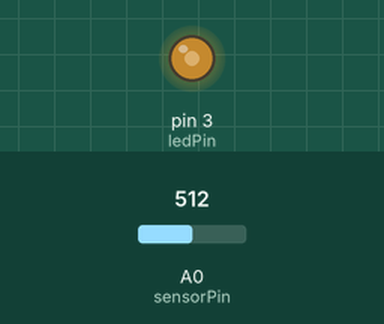
The sketch below on a simulated Arduino Uno, built with avr-gcc and run on an emulated ATmega328P. On the bench: output pins drawn as LEDs (lit = HIGH). The test bench sets the inputs (shaded band); at power-on: A0 (sensorPin) = 512.

Above: at 1.2 s.
1.3 s: A0 (sensorPin) set to 716
At 1.7 s:
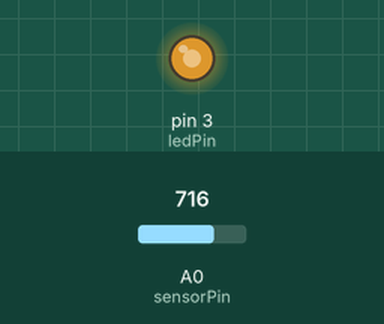
2.8 s: A0 (sensorPin) set to 900
At 4.0 s:
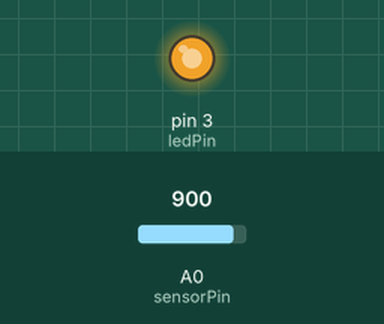
4.3 s: A0 (sensorPin) set to 122
At 5.1 s:
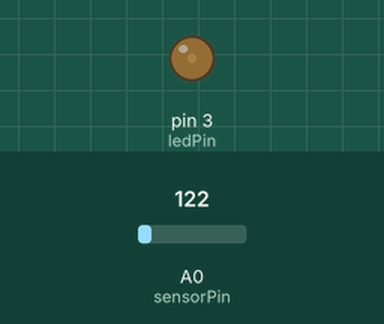
5.8 s: A0 (sensorPin) set to 0
At 6.3 s:
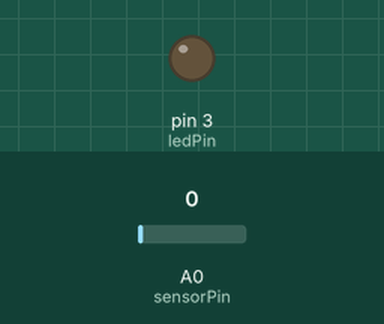
7.3 s: A0 (sensorPin) set to 511
At 8.6 s:
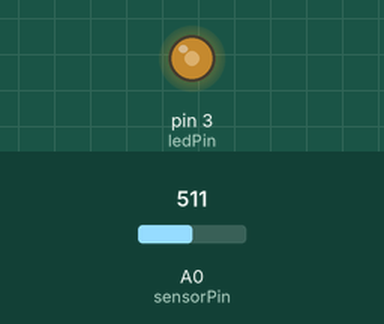
Timing chart, 0 to 9.8 s (numbered marks = the images above; inputs shaded):
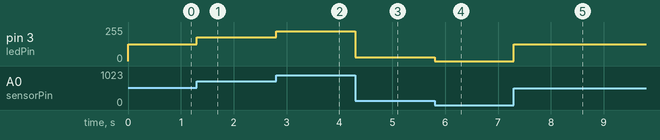

Measured:
- after the input at 1.3 s, pin 3 (ledPin): 127/255 → 178/255 at once
- after the input at 2.8 s, pin 3 (ledPin): 178/255 → 224/255 at once
- after the input at 4.3 s, pin 3 (ledPin): 224/255 → 30/255 at once
- after the input at 5.8 s, pin 3 (ledPin): 30/255 → 0/255 at once
- after the input at 7.3 s, pin 3 (ledPin): 0/255 → 127/255 at once

The sketch:

p13_potenziometro_e_led.ino
```cpp
/*
 * Utilizzo di potenziometro per pilotare l'accensione e spegnimento graduale di un led
 */

const int sensorPin = A0;                       // dichiara il pin del potenziometro (analogico)
const int ledPin = 3;                           // dichiara il pin del led (digitale)
int sensorValue = 0;                            // dichiara il valore del sensore
int ledValue = 0;                               // dichiara il valore del led

void setup() {
pinMode (ledPin, OUTPUT);                       // imposta il pin del led come output
}

void loop() {
sensorValue = analogRead(sensorPin);            // assegna il valore del potenziometro al sensore
ledValue = map(sensorValue, 0, 1023, 0, 255);   // converte mediante mappa il valore da 0-255 a 0-1023
analogWrite (ledPin, ledValue);                 // assegna al led il valore relativo
}
```
